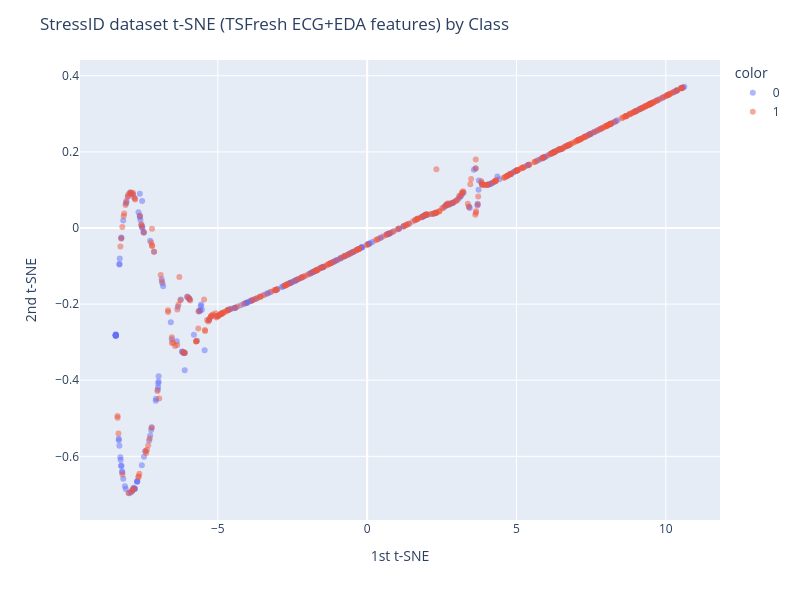
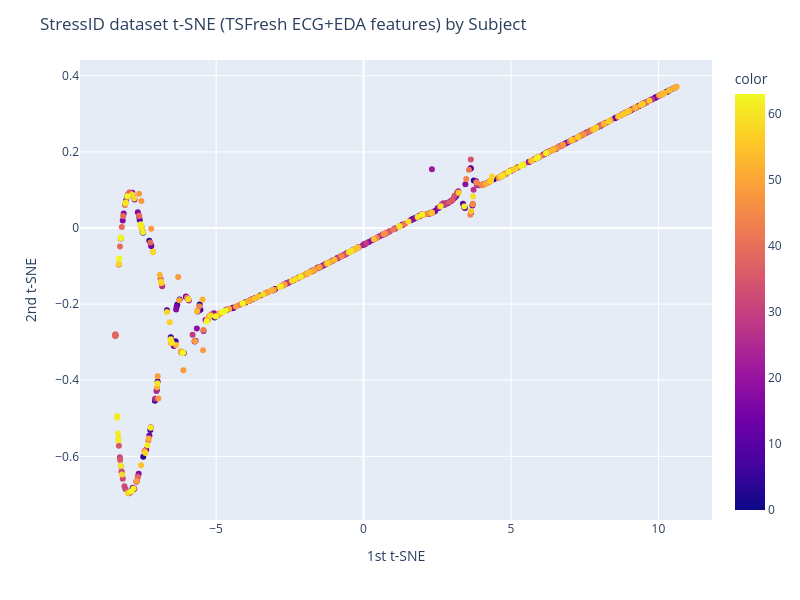
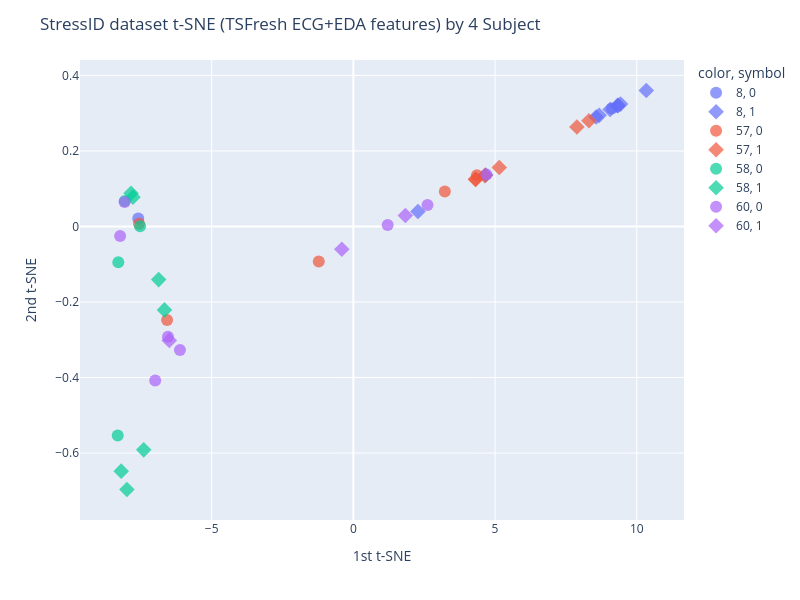

The cell these charts' notebook holds for them, in order:
### Code cell
# t-SNE in StressID
# Best N-comp=2, Perp=190 np.arange(10, 200, 10) X
si_Ncomp = 2
si_Perp = 190
BY_CLASS = False
colors = y if BY_CLASS else subjects_in_columns

si_tsne = TSNE(n_components=si_Ncomp, perplexity=si_Perp, random_state=RANDOM_STATE)
si_X_tsne = si_tsne.fit_transform(X)
display(si_tsne.kl_divergence_)

fig_cls = px.scatter(x=si_X_tsne[:, 0], y=si_X_tsne[:, 1], color=y.astype(str), width=800, height=600, opacity=0.5)
fig_cls.update_layout(
    title="StressID dataset t-SNE (TSFresh ECG+EDA features) by Class",
    xaxis_title="1st t-SNE",
    yaxis_title="2nd t-SNE",
)
fig_cls.show()

fig_subj = px.scatter(x=si_X_tsne[:, 0], y=si_X_tsne[:, 1], color=subjects_in_columns, width=800, height=600)
fig_subj.update_layout(
    title="StressID dataset t-SNE (TSFresh ECG+EDA features) by Subject",
    xaxis_title="1st t-SNE",
    yaxis_title="2nd t-SNE",
)
fig_subj.show()

# Picking a small sample of subjects to show
n_subjects = 4
subjects_to_show = np.random.choice(range(len(subject_to_group)), size=n_subjects)
subject_mask = [n in subjects_to_show for n in subjects_in_columns]
filtered_subjects_rows = [str(subject) for subject, flag in zip(subjects_in_columns, subject_mask) if flag]
filtered_classes_rows = [str(label) for label, flag in zip(y.values, subject_mask) if flag]

fig_subj = px.scatter(x=si_X_tsne[:, 0][subject_mask], y=si_X_tsne[:, 1][subject_mask], color=filtered_subjects_rows, symbol=filtered_classes_rows, width=800, height=600)
fig_subj.update_layout(
    title=f"StressID dataset t-SNE (TSFresh ECG+EDA features) by {n_subjects} Subject",
    xaxis_title="1st t-SNE",
    yaxis_title="2nd t-SNE",
)
fig_subj.update_traces(
    marker=dict(size=12, opacity=0.7),
    selector=dict(mode="markers")
)
fig_subj.show()

### Figure 1 — Plotly figure (JSON) as saved in the notebook; plotly's stock layout.template omitted (floating-point values rounded to 4 significant figures; data arrays with more than 128 entries replaced by an {"elided": "..."} marker saying what was removed)
{"data": [{"hovertemplate": "color=0<br>x=%{x}<br>y=%{y}<extra></extra>", "legendgroup": "0", "marker": {"color": "#636efa", "opacity": 0.5, "symbol": "circle"}, "mode": "markers", "name": "0", "orientation": "v", "showlegend": true, "type": "scatter", "x": {"elided": "332 float values"}, "xaxis": "x", "y": {"elided": "332 float values"}, "yaxis": "y"}, {"hovertemplate": "color=1<br>x=%{x}<br>y=%{y}<extra></extra>", "legendgroup": "1", "marker": {"color": "#EF553B", "opacity": 0.5, "symbol": "circle"}, "mode": "markers", "name": "1", "orientation": "v", "showlegend": true, "type": "scatter", "x": {"elided": "367 float values"}, "xaxis": "x", "y": {"elided": "367 float values"}, "yaxis": "y"}], "layout": {"height": 600, "legend": {"title": {"text": "color"}, "tracegroupgap": 0}, "margin": {"t": 60}, "title": {"text": "StressID dataset t-SNE (TSFresh ECG+EDA features) by Class"}, "width": 800, "xaxis": {"anchor": "y", "domain": [0, 1], "title": {"text": "1st t-SNE"}}, "yaxis": {"anchor": "x", "domain": [0, 1], "title": {"text": "2nd t-SNE"}}}}

### Figure 2 — Plotly figure (JSON) as saved in the notebook; plotly's stock layout.template omitted (floating-point values rounded to 4 significant figures; data arrays with more than 128 entries replaced by an {"elided": "..."} marker saying what was removed)
{"data": [{"hovertemplate": "x=%{x}<br>y=%{y}<br>color=%{marker.color}<extra></extra>", "legendgroup": "", "marker": {"color": {"elided": "699 int values"}, "coloraxis": "coloraxis", "symbol": "circle"}, "mode": "markers", "name": "", "orientation": "v", "showlegend": false, "type": "scatter", "x": {"elided": "699 float values"}, "xaxis": "x", "y": {"elided": "699 float values"}, "yaxis": "y"}], "layout": {"coloraxis": {"colorbar": {"title": {"text": "color"}}, "colorscale": [[0, "#0d0887"], [0.1111, "#46039f"], [0.2222, "#7201a8"], [0.3333, "#9c179e"], [0.4444, "#bd3786"], [0.5556, "#d8576b"], [0.6667, "#ed7953"], [0.7778, "#fb9f3a"], [0.8889, "#fdca26"], [1, "#f0f921"]]}, "height": 600, "legend": {"tracegroupgap": 0}, "margin": {"t": 60}, "title": {"text": "StressID dataset t-SNE (TSFresh ECG+EDA features) by Subject"}, "width": 800, "xaxis": {"anchor": "y", "domain": [0, 1], "title": {"text": "1st t-SNE"}}, "yaxis": {"anchor": "x", "domain": [0, 1], "title": {"text": "2nd t-SNE"}}}}

### Figure 3 — Plotly figure (JSON) as saved in the notebook; plotly's stock layout.template omitted (floating-point values rounded to 4 significant figures)
{"data": [{"hovertemplate": "color=8<br>symbol=0<br>x=%{x}<br>y=%{y}<extra></extra>", "legendgroup": "8, 0", "marker": {"color": "#636efa", "opacity": 0.7, "size": 12, "symbol": "circle"}, "mode": "markers", "name": "8, 0", "orientation": "v", "showlegend": true, "type": "scatter", "x": [-7.59, 9.123], "xaxis": "x", "y": [0.02129, 0.3121], "yaxis": "y"}, {"hovertemplate": "color=8<br>symbol=1<br>x=%{x}<br>y=%{y}<extra></extra>", "legendgroup": "8, 1", "marker": {"color": "#636efa", "opacity": 0.7, "size": 12, "symbol": "diamond"}, "mode": "markers", "name": "8, 1", "orientation": "v", "showlegend": true, "type": "scatter", "x": [8.566, 8.673, 10.34, 9.321, 9.427, 9.337, 9.06, 2.28, 4.667], "xaxis": "x", "y": [0.2901, 0.2943, 0.3601, 0.32, 0.3241, 0.3206, 0.3097, 0.03983, 0.136], "yaxis": "y"}, {"hovertemplate": "color=57<br>symbol=0<br>x=%{x}<br>y=%{y}<extra></extra>", "legendgroup": "57, 0", "marker": {"color": "#EF553B", "opacity": 0.7, "size": 12, "symbol": "circle"}, "mode": "markers", "name": "57, 0", "orientation": "v", "showlegend": true, "type": "scatter", "x": [-7.562, -1.221, 3.228, 4.361, -6.572], "xaxis": "x", "y": [0.007031, -0.09261, 0.09256, 0.1355, -0.2477], "yaxis": "y"}, {"hovertemplate": "color=57<br>symbol=1<br>x=%{x}<br>y=%{y}<extra></extra>", "legendgroup": "57, 1", "marker": {"color": "#EF553B", "opacity": 0.7, "size": 12, "symbol": "diamond"}, "mode": "markers", "name": "57, 1", "orientation": "v", "showlegend": true, "type": "scatter", "x": [8.313, 4.642, 7.888, 4.321, 5.149, 4.309], "xaxis": "x", "y": [0.28, 0.1347, 0.2633, 0.1255, 0.1561, 0.1242], "yaxis": "y"}, {"hovertemplate": "color=58<br>symbol=0<br>x=%{x}<br>y=%{y}<extra></extra>", "legendgroup": "58, 0", "marker": {"color": "#00cc96", "opacity": 0.7, "size": 12, "symbol": "circle"}, "mode": "markers", "name": "58, 0", "orientation": "v", "showlegend": true, "type": "scatter", "x": [-8.065, -7.526, -8.293, -8.315], "xaxis": "x", "y": [0.06755, 0.0003199, -0.09485, -0.5537], "yaxis": "y"}, {"hovertemplate": "color=58<br>symbol=1<br>x=%{x}<br>y=%{y}<extra></extra>", "legendgroup": "58, 1", "marker": {"color": "#00cc96", "opacity": 0.7, "size": 12, "symbol": "diamond"}, "mode": "markers", "name": "58, 1", "orientation": "v", "showlegend": true, "type": "scatter", "x": [-8.191, -7.844, -6.87, -7.778, -6.665, -7.991, -7.397], "xaxis": "x", "y": [-0.6479, 0.08785, -0.1407, 0.07766, -0.2209, -0.6965, -0.5915], "yaxis": "y"}, {"hovertemplate": "color=60<br>symbol=0<br>x=%{x}<br>y=%{y}<extra></extra>", "legendgroup": "60, 0", "marker": {"color": "#ab63fa", "opacity": 0.7, "size": 12, "symbol": "circle"}, "mode": "markers", "name": "60, 0", "orientation": "v", "showlegend": true, "type": "scatter", "x": [-8.073, 1.211, -6.118, 4.697, -6.541, 2.616, -8.229, -6.992], "xaxis": "x", "y": [0.06468, 0.004146, -0.3269, 0.1373, -0.2922, 0.05689, -0.02513, -0.4077], "yaxis": "y"}, {"hovertemplate": "color=60<br>symbol=1<br>x=%{x}<br>y=%{y}<extra></extra>", "legendgroup": "60, 1", "marker": {"color": "#ab63fa", "opacity": 0.7, "size": 12, "symbol": "diamond"}, "mode": "markers", "name": "60, 1", "orientation": "v", "showlegend": true, "type": "scatter", "x": [-6.495, -0.4073, 1.835], "xaxis": "x", "y": [-0.3016, -0.06011, 0.02905], "yaxis": "y"}], "layout": {"height": 600, "legend": {"title": {"text": "color, symbol"}, "tracegroupgap": 0}, "margin": {"t": 60}, "title": {"text": "StressID dataset t-SNE (TSFresh ECG+EDA features) by 4 Subject"}, "width": 800, "xaxis": {"anchor": "y", "domain": [0, 1], "title": {"text": "1st t-SNE"}}, "yaxis": {"anchor": "x", "domain": [0, 1], "title": {"text": "2nd t-SNE"}}}}
